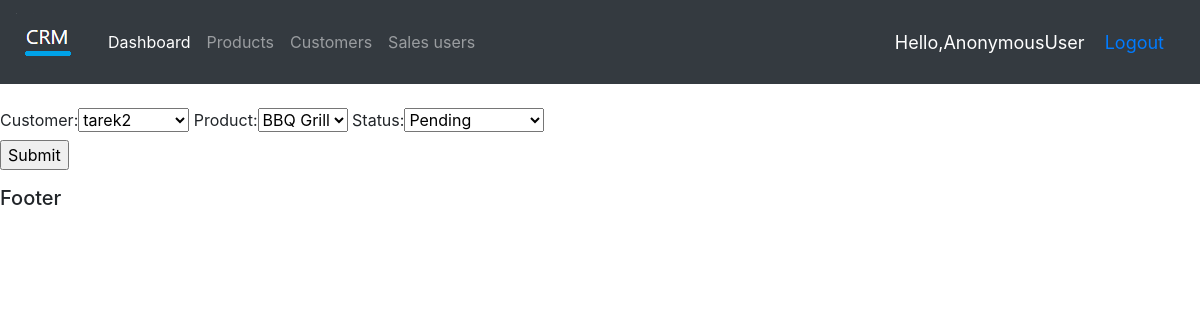
The page /update_order/3/ on the database its author committed.
### accounts/models.py (models this page shows, shortened)
class Order(models.Model):
    STATUS=(
        ('Pending','Pending'),
        ('Out for delivery','Out for delivery'),
        ('Delivered','Delivered'),
    )
    customer = models.ForeignKey(Customer,null=True,on_delete=models.SET_NULL)
    product = models.ForeignKey(Product,null=True,on_delete=models.SET_NULL)
    date_created = models.DateTimeField(auto_now_add=True,null=True)
    status=models.CharField(max_length=200,null=True,choices=STATUS)

### accounts/views.py (the view)
# urls.py: path('update_order/<str:order_id>/', views.update_order,name="update_order"),
def update_order(request,order_id):
    order=Order.objects.get(id=order_id)
    form=OrderForm(instance=order)
    if request.method == "POST":
        form=OrderForm(request.POST,instance=order)
        if form.is_valid():
            form.save()
            return redirect('/')
    context={'form':form}
    return render(request,'accounts/create_order.html',context)

### accounts/forms.py
class OrderForm(ModelForm):
    class Meta:
        model=Order
        fields='__all__'

### accounts/models.py (called while the page is built)
    def __str__(self):
        return self.name

    def __str__(self):
        return self.name

### accounts/templates/accounts/create_order.html (shortened to what this page needs)
{% extends 'accounts/main.html' %}
{% load static %}
{% block content %}
<br>
<div class="row">
    <div class="col-md-6">
        <div class="form-group">
            <form action="" method="POST">
                {{form}}
                <input type="submit" name="Submit">
            </form>
        </div>
    </div>
</div>
{% endblock %}

### rows shown on the page
Order: customer "tarek2", product "BBQ Grill", status "Pending"

### other values the page prints
{{ request.user }} "AnonymousUser"
